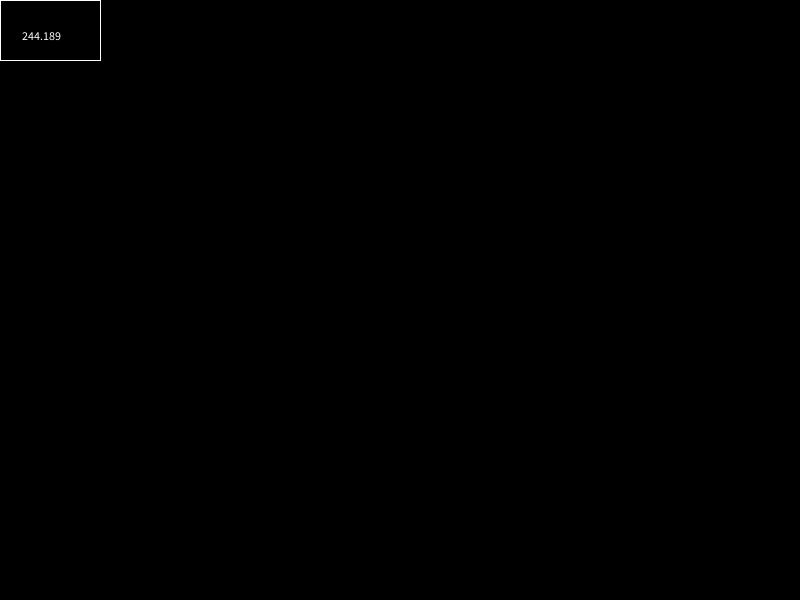
Frame 1 (no input)
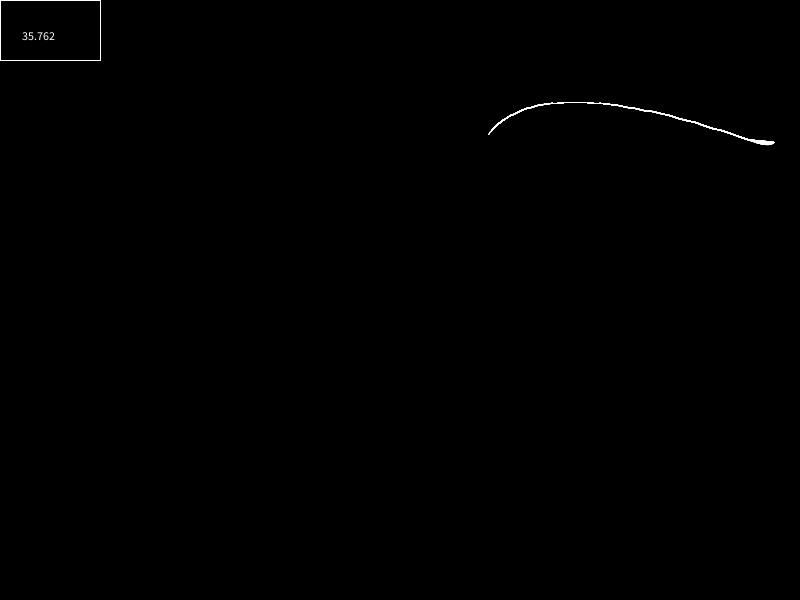
Frame 60 (the mouse pressed at the canvas centre just before this capture)
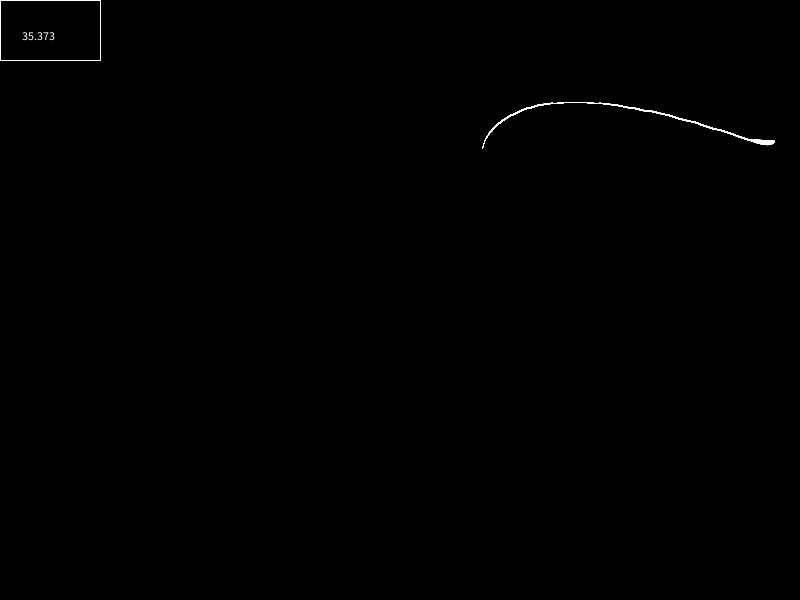
Frame 120 (the mouse held since frame 60 and released just before this capture)

The Processing sketch that drew these frames (run headless with seeded random() and noise(); from frame 60 on, the mouse is pressed at the canvas centre):

// Processing sketch: TrivalLike
// ── TrivalLike.pde
PVector obj;
PVector pos;

ArrayList<PVector> prevPoints = new ArrayList<PVector>(); 

void setup(){
  size(800,600);
  background(0);
  obj = new PVector(random(width), random(height));
  pos = new PVector(random(width), random(height));
  prevPoints.add(pos);
  stroke(255);
}

void draw(){  
  calcNewPoint();
  stroke(255);
  noFill();
  beginShape();
  for(PVector p :prevPoints) {
    if(p.x==0 && p.y==0){
      endShape();
      beginShape();
    }else{
      curveVertex(p.x, p.y);
    }
  }
  endShape();
}

void calcNewPoint(){
  float dist = pos.dist(obj);
  fill(0);
  rect(0,0,100,60);
  fill(255);
  text(dist, 20, 40);
  
  //Arrival !
  if(dist<10){
    obj = new PVector(random(width), random(height));
    pos = new PVector(random(width), random(height));
    prevPoints.add(new PVector(0,0));
  }
  
  PVector p = PVector.sub(obj,pos);
  p.normalize();
  p.mult(5);
  pos.add(p);
  
  //PVector rand = PVector.fromAngle(noise(pos.x*0.0001, pos.y*0.0001)*TWO_PI*100);
  PVector rand = PVector.fromAngle(noise(frameCount*0.0001)*TWO_PI*100);
  rand.mult(5);
  rand.limit(pos.dist(prevPoints.get(prevPoints.size()-1)));
  
  
  pos.add(rand);
  
  prevPoints.add(pos.get());
}
